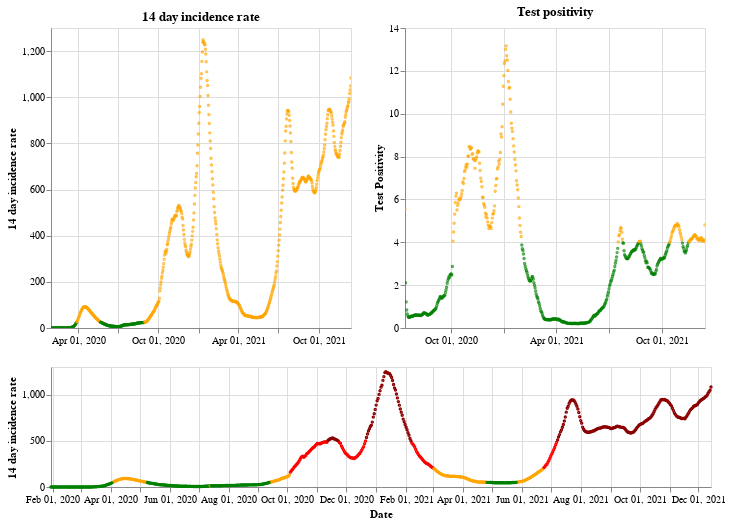

Notebook code for this chart:
### Markdown cell above
## England

### Code cell
plot_traffic_light('England')

### Figure 1 — Vega-Lite specification as saved in the notebook (floating-point values rounded to 4 significant figures; data arrays with more than 128 entries replaced by an {"elided": "..."} marker saying what was removed)
{"config": {"view": {"continuousWidth": 400, "continuousHeight": 300}}, "vconcat": [{"hconcat": [{"mark": {"type": "point", "size": 2}, "encoding": {"color": {"condition": {"value": "green", "test": "(datum.twoWeeklyCasesRate <= 25)"}, "value": "orange"}, "tooltip": [{"type": "nominal", "field": "areaName"}, {"type": "temporal", "field": "date"}, {"type": "quantitative", "field": "twoWeeklyCasesRate"}, {"type": "quantitative", "field": "testPositivity"}], "x": {"type": "temporal", "axis": {"title": ""}, "field": "date", "scale": {"domain": {"selection": "DateBrush"}}, "timeUnit": "yearmonthdate"}, "y": {"type": "quantitative", "axis": {"title": "14 day incidence rate"}, "field": "twoWeeklyCasesRate"}}, "title": "14 day incidence rate", "width": 300}, {"mark": {"type": "point", "size": 2}, "encoding": {"color": {"condition": {"value": "green", "test": "(datum.testPositivity <= 4)"}, "value": "orange"}, "tooltip": [{"type": "nominal", "field": "areaName"}, {"type": "temporal", "field": "date"}, {"type": "quantitative", "field": "twoWeeklyCasesRate"}, {"type": "quantitative", "field": "testPositivity"}], "x": {"type": "temporal", "axis": {"title": ""}, "field": "date", "scale": {"domain": {"selection": "DateBrush"}}, "timeUnit": "yearmonthdate"}, "y": {"type": "quantitative", "axis": {"title": "Test Positivity"}, "field": "testPositivity"}}, "title": "Test positivity", "width": 300}]}, {"layer": [{"mark": {"type": "point", "size": 2}, "encoding": {"color": {"condition": {"value": "orange", "test": "(((datum.testPositivity < 4) && (datum.twoWeeklyCasesRate >= 50)) && (datum.twoWeeklyCasesRate < 200))"}, "value": "red"}, "opacity": {"condition": {"value": 1, "test": "((datum.twoWeeklyCasesRate >= 50) && (datum.twoWeeklyCasesRate < 500))"}, "value": 0}, "tooltip": [{"type": "nominal", "field": "areaName"}, {"type": "temporal", "field": "date"}, {"type": "quantitative", "field": "twoWeeklyCasesRate"}, {"type": "quantitative", "field": "testPositivity"}], "x": {"type": "temporal", "axis": {"title": "Date"}, "field": "date", "timeUnit": "yearmonthdate"}, "y": {"type": "quantitative", "axis": {"title": "14 day incidence rate"}, "field": "twoWeeklyCasesRate"}}, "selection": {"DateBrush": {"type": "interval", "encodings": ["x"], "fields": ["Time"]}}}, {"mark": {"type": "point", "size": 2}, "encoding": {"color": {"value": "darkred"}, "opacity": {"condition": {"value": 1, "test": "(datum.twoWeeklyCasesRate >= 500)"}, "value": 0}, "tooltip": [{"type": "nominal", "field": "areaName"}, {"type": "temporal", "field": "date"}, {"type": "quantitative", "field": "twoWeeklyCasesRate"}, {"type": "quantitative", "field": "testPositivity"}], "x": {"type": "temporal", "axis": {"title": "Date"}, "field": "date", "timeUnit": "yearmonthdate"}, "y": {"type": "quantitative", "axis": {"title": "14 day incidence rate"}, "field": "twoWeeklyCasesRate"}}}, {"mark": {"type": "point", "size": 2}, "encoding": {"color": {"condition": {"value": "green", "test": "((datum.testPositivity < 4) && (datum.twoWeeklyCasesRate < 50))"}, "value": "orange"}, "opacity": {"condition": {"value": 1, "test": "(datum.twoWeeklyCasesRate < 50)"}, "value": 0}, "tooltip": [{"type": "nominal", "field": "areaName"}, {"type": "temporal", "field": "date"}, {"type": "quantitative", "field": "twoWeeklyCasesRate"}, {"type": "quantitative", "field": "testPositivity"}], "x": {"type": "temporal", "axis": {"title": "Date"}, "field": "date", "timeUnit": "yearmonthdate"}, "y": {"type": "quantitative", "axis": {"title": "14 day incidence rate"}, "field": "twoWeeklyCasesRate"}}}], "height": 120, "width": 660}], "data": {"name": "data-887b2a45a0d038e3e736cb04c9738dbc"}, "$schema": "https://vega.github.io/schema/vega-lite/v4.8.1.json", "datasets": {"data-887b2a45a0d038e3e736cb04c9738dbc": {"elided": "685 records"}}}
